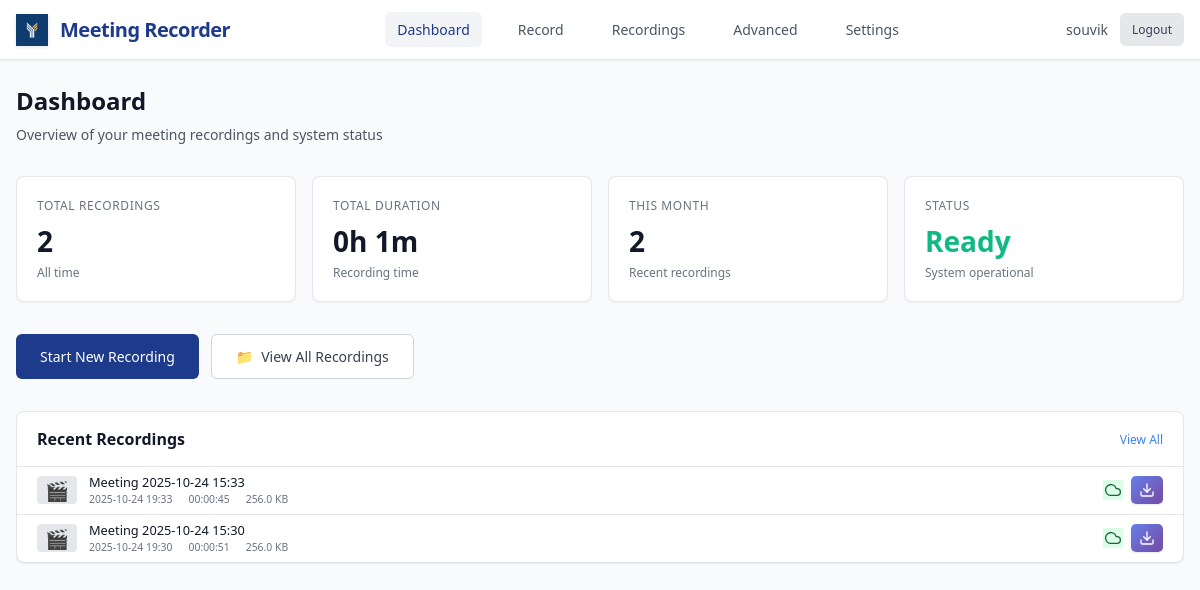
The page /dashboard (signed in) on the database its author committed.
### models.py (models this page shows, shortened)
class User(UserMixin, db.Model):
    id = db.Column(db.Integer, primary_key=True)
    username = db.Column(db.String(80), unique=True, nullable=False)
    email = db.Column(db.String(120), unique=True, nullable=False)
    password_hash = db.Column(db.String(128))
    created_at = db.Column(db.DateTime, default=datetime.utcnow)
    is_active = db.Column(db.Boolean, default=True)
    default_monitor = db.Column(db.String(200))  # Default monitor for recordings
    auto_delete_days = db.Column(db.Integer, default=30)  # Auto-delete recordings after N days
    recordings = db.relationship('Recording', backref='user', lazy=True)

class Recording(db.Model):
    id = db.Column(db.Integer, primary_key=True)
    title = db.Column(db.String(200), nullable=False)
    filename = db.Column(db.String(255), nullable=False)
    file_path = db.Column(db.String(500), nullable=False)
    file_size = db.Column(db.BigInteger, default=0)  # in bytes
    duration = db.Column(db.Integer, default=0)  # in seconds
    created_at = db.Column(db.DateTime, default=datetime.utcnow)
    started_at = db.Column(db.DateTime)
    ended_at = db.Column(db.DateTime)
    monitor_name = db.Column(db.String(200))
    resolution = db.Column(db.String(50))  # e.g., "1920x1080"
    uploaded = db.Column(db.Boolean, default=False)
    upload_url = db.Column(db.String(500))  # Legacy field - kept for compatibility
    video_url = db.Column(db.String(500))
    transcript_url = db.Column(db.String(500))
    thumbnail_url = db.Column(db.String(500))
    upload_status = db.Column(db.String(50), default='pending')  # pending, uploading, completed, failed
    upload_metadata = db.Column(db.Text)  # JSON metadata from upload
    user_id = db.Column(db.Integer, db.ForeignKey('user.id'), nullable=False)
    status = db.Column(db.String(50), default='completed')  # recording, processing, completed, failed
    @property
    def duration_formatted(self):
        if not self.duration:
            return "00:00:00"
        hours = self.duration // 3600
        minutes = (self.duration % 3600) // 60
        seconds = self.duration % 60
        return f"{hours:02d}:{minutes:02d}:{seconds:02d}"
    @property
    def file_size_formatted(self):
        if not self.file_size:
            return "0 B"
        size = self.file_size  # Work with a copy to avoid modifying the actual value
        for unit in ['B', 'KB', 'MB', 'GB']:
            if size < 1024:
                return f"{size:.1f} {unit}"
            size /= 1024
        return f"{size:.1f} TB"
    @property
    def sync_status(self):
        if self.upload_status == 'completed' and self.uploaded:
            return "Synced"
        elif self.upload_status == 'uploading':
            return "Uploading"
        elif self.upload_status == 'failed':
            return "Upload Failed"
        elif self.status == "failed":
            return "Recording Failed"
        elif self.status == "processing":
            return "Processing"
        else:
            return "Local Only"
    @property
    def sync_status_class(self):
        status = self.sync_status
        if status == "Synced":
            return "status-synced"
        elif status == "Uploading":
            return "status-uploading"
        elif "Failed" in status:
            return "status-failed"
        elif status == "Processing":
            return "status-processing"
        else:
            return "status-local"
    @property
    def resolved_file_path(self):
        if not self.file_path:
            return None
        current_dir = os.path.dirname(os.path.abspath(__file__))
        if os.path.isabs(self.file_path):
            filename = os.path.basename(self.file_path)
        else:
            filename = self.file_path
        resolved_path = os.path.join(current_dir, 'recordings', filename)
        return resolved_path
    @property
    def transcript_path(self):
        current_dir = os.path.dirname(os.path.abspath(__file__))
        recordings_dir = os.path.join(current_dir, 'recordings')
        safe_title = "".join(c for c in self.title if c.isalnum() or c in (' ', '-', '_')).rstrip()
        transcript_filename = f"{safe_title}_transcript.txt"
        transcript_path = os.path.join(recordings_dir, transcript_filename)
        if os.path.exists(transcript_path):
            return transcript_path
        resolved_path = self.resolved_file_path
        if resolved_path:
            old_transcript_path = os.path.splitext(resolved_path)[0] + '_transcript.txt'
            if os.path.exists(old_transcript_path):
                return old_transcript_path
        return transcript_path
    @property
    def has_transcript(self):
        transcript_path = self.transcript_path
        return transcript_path and os.path.exists(transcript_path)

### app.py (the view)
@app.route('/dashboard')
@login_required
def dashboard():
    recent_recordings = Recording.query\
        .order_by(Recording.created_at.desc()).limit(6).all()
    total_recordings = Recording.query.count()
    total_duration = db.session.query(db.func.sum(Recording.duration)).scalar() or 0
    return render_template('dashboard.html',
                         recent_recordings=recent_recordings,
                         total_recordings=total_recordings,
                         total_duration=total_duration)

### app.py (called while the page is built)
@app.context_processor
def utility_processor():
    return dict(format_file_size=format_file_size, format_duration=format_duration)

@login_manager.user_loader
def load_user(user_id):
    return db.session.get(User, int(user_id))  # Fix SQLAlchemy deprecation

### templates/dashboard.html (shortened to what this page needs)
{% extends "base.html" %}
{% block content %}
<div class="page-header">
    <h1 class="page-title">Dashboard</h1>
    <p class="page-subtitle">Overview of your meeting recordings and system status</p>
</div>
<div class="stats-grid">
    <div class="stat-card">
        <div class="stat-label">Total Recordings</div>
        <div class="stat-value">{{ total_recordings }}</div>
        <div class="stat-subtext">All time</div>
    </div>
    <div class="stat-card">
        <div class="stat-label">Total Duration</div>
        <div class="stat-value">{{ (total_duration // 3600) }}h {{ ((total_duration % 3600) // 60) }}m</div>
        <div class="stat-subtext">Recording time</div>
    </div>
    <div class="stat-card">
        <div class="stat-label">This Month</div>
        <div class="stat-value">{{ recent_recordings|length }}</div>
        <div class="stat-subtext">Recent recordings</div>
    </div>
    <div class="stat-card">
        <div class="stat-label">Status</div>
        <div class="stat-value" style="color: var(--success-green);">Ready</div>
        <div class="stat-subtext">System operational</div>
    </div>
</div>
<div class="actions-section">
    <div class="action-buttons">
        <a href="/record" class="btn-primary">
            Start New Recording
        </a>
        <a href="/recordings" class="btn-secondary">
            <span>📁</span>
            View All Recordings
        </a>
    </div>
</div>
<div class="recent-recordings">
    <div class="section-header">
        <h2 class="section-title">Recent Recordings</h2>
        <a href="/recordings" class="view-all-link">View All</a>
    </div>
    {% if recent_recordings %}
        <div class="recordings-list">
            {% for recording in recent_recordings %}
            <div class="list-item" onclick="playRecording('{{ recording.id }}', event)">
                <div class="list-thumbnail">
                    {% if recording.file_path %}
                        🎬
                    {% else %}
                        📹
                    {% endif %}
                </div>
                <div class="list-info">
                    <div class="list-title">{{ recording.title }}</div>
                    <div class="list-meta">
                        <span>{{ recording.created_at.strftime('%Y-%m-%d %H:%M') }}</span>
                        <span>{{ recording.duration_formatted }}</span>
                        <span>{{ recording.file_size_formatted }}</span>
                    </div>
                </div>
                <div class="list-actions">
                    <span class="status-icon {{ recording.sync_status_class }}" title="{{ recording.sync_status }}">
                    {% if recording.sync_status == 'Synced' %}
                        <svg width="16" height="16" viewBox="0 0 24 24" fill="none" stroke="currentColor" stroke-width="2" stroke-linecap="round" stroke-linejoin="round">
                            <path d="M18 10h-1.26A8 8 0 1 0 9 20h9a5 5 0 0 0 0-10z"/>
                        </svg>
                    {% elif recording.sync_status == 'Completed' %}
                        <svg width="16" height="16" viewBox="0 0 24 24" fill="none" stroke="currentColor" stroke-width="2" stroke-linecap="round" stroke-linejoin="round">
                            <polyline points="20,6 9,17 4,12"/>
                        </svg>
                    {% elif recording.sync_status == 'Processing' %}
                        <svg width="16" height="16" viewBox="0 0 24 24" fill="none" stroke="currentColor" stroke-width="2" stroke-linecap="round" stroke-linejoin="round" style="animation: spin 1s linear infinite;">
                            <path d="M21 12a9 9 0 11-6.219-8.56"/>
                        </svg>
                    {% elif recording.sync_status == 'Failed' %}
                        <svg width="16" height="16" viewBox="0 0 24 24" fill="none" stroke="currentColor" stroke-width="2" stroke-linecap="round" stroke-linejoin="round">
                            <circle cx="12" cy="12" r="10"/>
                            <line x1="15" y1="9" x2="9" y2="15"/>
                            <line x1="9" y1="9" x2="15" y2="15"/>
                        </svg>
                    {% endif %}
                    </span>
                    <a href="{{ url_for('download_recording', recording_id=recording.id) }}"
                       class="download-btn"
                       onclick="event.stopPropagation()"
                       title="Download recording">
                        <svg width="16" height="16" viewBox="0 0 24 24" fill="none" stroke="currentColor" stroke-width="2" stroke-linecap="round" stroke-linejoin="round">
                            <path d="M21 15v4a2 2 0 0 1-2 2H5a2 2 0 0 1-2-2v-4"/>
                            <polyline points="7,10 12,15 17,10"/>
                            <line x1="12" y1="15" x2="12" y2="3"/>
                        </svg>
                    </a>
                </div>
            </div>
            {% endfor %}
        </div>
    {% else %}
        <div class="empty-state">
            <div class="empty-icon">📹</div>
            <p>No recordings yet. Start your first meeting recording!</p>
        </div>
    {% endif %}
</div>
{% endblock %}

### templates/base.html (shortened to what this page needs)
<!DOCTYPE html>
<html lang="en">
<head>
</head>
<body>
    <header class="header">
        <div class="header-content">
            <a href="{{ url_for('dashboard') }}" class="logo">
                <img src="{{ url_for('static', filename='image.png') }}" alt="FYE Labs" class="logo-image">
                <span class="logo-text">Meeting Recorder</span>
            </a>
            <nav class="nav-menu">
                <a href="{{ url_for('dashboard') }}" class="nav-link {% if request.endpoint == 'dashboard' %}active{% endif %}">Dashboard</a>
                <a href="{{ url_for('record') }}" class="nav-link {% if request.endpoint == 'record' %}active{% endif %}">Record</a>
                <a href="{{ url_for('recordings') }}" class="nav-link {% if request.endpoint == 'recordings' %}active{% endif %}">Recordings</a>
                <a href="{{ url_for('admin_dashboard') }}" class="nav-link {% if request.endpoint.startswith('admin_') %}active{% endif %}">Advanced</a>
                <a href="{{ url_for('settings') }}" class="nav-link {% if request.endpoint == 'settings' %}active{% endif %}">Settings</a>
            </nav>
            <div class="user-menu">
                <span class="user-info">{{ current_user.username }}</span>
                <a href="/logout" class="logout-btn">Logout</a>
            </div>
        </div>
    </header>
    <main class="container">
        {% block content %}{% endblock %}
    </main>
</body>
</html>

### templates/dashboard.html (style rules this page uses)
.stats-grid { display: grid; grid-template-columns: repeat(auto-fit, minmax(200px, 1fr)); gap: 1rem; margin-bottom: 2rem; }
.stat-card { background: white; border: 1px solid var(--gray-200); border-radius: 8px; padding: 1.25rem; box-shadow: var(--shadow-sm); }
.stat-label { font-size: 0.75rem; color: var(--gray-500); text-transform: uppercase; letter-spacing: 0.05em; margin-bottom: 0.5rem; }
.stat-value { font-size: 1.75rem; font-weight: 600; color: var(--gray-900); }
.stat-subtext { font-size: 0.75rem; color: var(--gray-500); margin-top: 0.25rem; }
.actions-section { margin-bottom: 2rem; }
.action-buttons { display: flex; gap: 0.75rem; flex-wrap: wrap; }
.recent-recordings { background: white; border: 1px solid var(--gray-200); border-radius: 8px; box-shadow: var(--shadow-sm); }
.section-header { padding: 1rem 1.25rem; border-bottom: 1px solid var(--gray-200); display: flex; justify-content: space-between; align-items: center; }
.section-title { font-size: 1rem; font-weight: 600; color: var(--gray-900); }
.view-all-link { color: var(--secondary-blue); font-size: 0.75rem; text-decoration: none; font-weight: 500; }
.recordings-list { background: white; border-radius: 8px; overflow: hidden; box-shadow: var(--shadow-sm); padding: 0; }
.list-item { display: flex; align-items: center; padding: 0.5rem 1.25rem; border-bottom: 1px solid var(--gray-200); cursor: pointer; transition: background-color 0.2s; }
.list-item:last-child { border-bottom: none; }
.list-thumbnail { width: 40px; height: 28px; background: var(--gray-200); border-radius: 4px; margin-right: 0.75rem; display: flex; align-items: center; justify-content: center; color: var(--gray-400); font-size: 1.2rem; flex-shrink: 0; }
.list-info { flex: 1; min-width: 0; }
.list-title { font-size: 0.8rem; font-weight: 500; color: var(--gray-900); margin-bottom: 0.1875rem; overflow: hidden; text-overflow: ellipsis; white-space: nowrap; line-height: 1.2; }
.list-meta { display: flex; gap: 1rem; font-size: 0.65rem; color: var(--gray-500); line-height: 1.2; }
.list-actions { display: flex; gap: 0.25rem; align-items: center; flex-shrink: 0; }
.list-actions .status-icon { display: flex; align-items: center; margin-right: 0.25rem; padding: 0.125rem; }
.download-btn { color: var(--gray-400); text-decoration: none; padding: 0.375rem 0.5rem; border-radius: 5px; transition: all 0.2s; display: inline-flex; align-items: center; background: linear-gradient(135deg, #667eea 0%, #764ba2 100%); color: white; box-shadow: 0 1px 2px rgba(0, 0, 0, 0.1); }
.status-completed, .status-synced, .sync-status-synced { color: #166534; }

### rows shown on the page
User: username "souvik"
Recording: title "Meeting 2025-10-24 15:33", created_at "2025-10-24 19:33", duration_formatted "00:00:45", file_size_formatted "256.0 KB", upload_status "completed" (drawn)
Recording: title "Meeting 2025-10-24 15:30", created_at "2025-10-24 19:30", duration_formatted "00:00:51", file_size_formatted "256.0 KB", upload_status "completed" (drawn)

### other values the page prints
{{ total_recordings }} "2"
{{ (total_duration // 3600) }} "0"
{{ ((total_duration % 3600) // 60) }} "1"
{{ recent_recordings|length }} "2"
